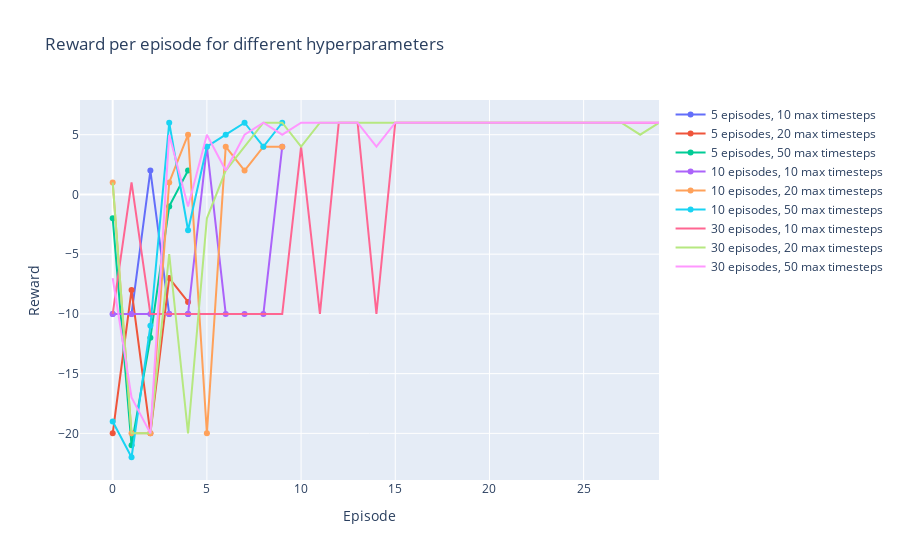

The notebook cell saved with this chart:
### Markdown cell above
The best trial achieved a negative value of -5.874, which is the objective function that the hyperparameter optimization algorithm minimized. The optimal hyperparameters found by the algorithm were alpha=0.490, gamma=0.5, epsilon=0.015, num_episodes=1000, and max_timesteps=500.

After training the agent with the best hyperparameters, it was tested over 200 episodes, and the results were as follows: the average reward obtained was 5.6, the standard deviation of rewards was 2.328, the minimum reward achieved was -14, and the maximum reward obtained was 6. These results indicate that the agent was able to learn the task successfully, as the average reward was positive and relatively high, and the standard deviation was relatively low. However, there was still some variance in the rewards obtained, as indicated by the range between the minimum and maximum rewards. Overall, the results show that the hyperparameter optimization algorithm was able to find a good set of hyperparameters that allowed the agent to perform well in the task.

### Code cell
import plotly.graph_objs as go

# Plot results for different hyperparameters
num_episodes = [5, 10, 30]
max_timesteps = [10, 20, 50]
data = []

for i, n in enumerate(num_episodes):
    for j, m in enumerate(max_timesteps):
        agent = SARSAAgent(env.action_space, env.observation_space,
                           alpha=best_alpha, gamma=best_gamma, epsilon=best_epsilon)
        rewards = []
        for k in range(n):
            obs = env.reset()
            done = False
            episode_reward = 0
            for l in range(m):
                action = agent.act(obs, episode_reward, done)
                next_obs, reward, done, _ = env.step(action)
                next_action = agent.act(next_obs, reward, done)
                agent.learn(obs, action, reward, next_obs, next_action, done)
                obs = next_obs
                episode_reward += reward
                if done:
                    break
            rewards.append(episode_reward)

        # Create trace for each hyperparameter combination
        trace = go.Scatter(
            x=list(range(n)),
            y=rewards,
            name=f"{n} episodes, {m} max timesteps"
        )

        # Append trace to data list
        data.append(trace)

# Set layout for plot
layout = go.Layout(
    title="Reward per episode for different hyperparameters",
    xaxis=dict(title="Episode"),
    yaxis=dict(title="Reward")
)

# Create figure object
fig = go.Figure(data=data, layout=layout)

# Show plot
fig.show()

### Figure 1 — Plotly figure (JSON) as saved in the notebook; plotly's stock layout.template omitted (floating-point values rounded to 4 significant figures)
{"data": [{"name": "5 episodes, 10 max timesteps", "type": "scatter", "x": [0, 1, 2, 3, 4], "y": [-10, -10, 2, -10, -10]}, {"name": "5 episodes, 20 max timesteps", "type": "scatter", "x": [0, 1, 2, 3, 4], "y": [-20, -8, -20, -7, -9]}, {"name": "5 episodes, 50 max timesteps", "type": "scatter", "x": [0, 1, 2, 3, 4], "y": [-2, -21, -12, -1, 2]}, {"name": "10 episodes, 10 max timesteps", "type": "scatter", "x": [0, 1, 2, 3, 4, 5, 6, 7, 8, 9], "y": [-10, -10, -10, -10, -10, 4, -10, -10, -10, 4]}, {"name": "10 episodes, 20 max timesteps", "type": "scatter", "x": [0, 1, 2, 3, 4, 5, 6, 7, 8, 9], "y": [1, -20, -20, 1, 5, -20, 4, 2, 4, 4]}, {"name": "10 episodes, 50 max timesteps", "type": "scatter", "x": [0, 1, 2, 3, 4, 5, 6, 7, 8, 9], "y": [-19, -22, -11, 6, -3, 4, 5, 6, 4, 6]}, {"name": "30 episodes, 10 max timesteps", "type": "scatter", "x": [0, 1, 2, 3, 4, 5, 6, 7, 8, 9, 10, 11, 12, 13, 14, 15, 16, 17, 18, 19, 20, 21, 22, 23, 24, 25, 26, 27, 28, 29], "y": [-10, 1, -10, -10, -10, -10, -10, -10, -10, -10, 4, -10, 6, 6, -10, 6, 6, 6, 6, 6, 6, 6, 6, 6, 6, 6, 6, 6, 6, 6]}, {"name": "30 episodes, 20 max timesteps", "type": "scatter", "x": [0, 1, 2, 3, 4, 5, 6, 7, 8, 9, 10, 11, 12, 13, 14, 15, 16, 17, 18, 19, 20, 21, 22, 23, 24, 25, 26, 27, 28, 29], "y": [1, -20, -20, -5, -20, -2, 2, 4, 6, 6, 4, 6, 6, 6, 6, 6, 6, 6, 6, 6, 6, 6, 6, 6, 6, 6, 6, 6, 5, 6]}, {"name": "30 episodes, 50 max timesteps", "type": "scatter", "x": [0, 1, 2, 3, 4, 5, 6, 7, 8, 9, 10, 11, 12, 13, 14, 15, 16, 17, 18, 19, 20, 21, 22, 23, 24, 25, 26, 27, 28, 29], "y": [-7, -17, -20, 5, -1, 5, 2, 5, 6, 5, 6, 6, 6, 6, 4, 6, 6, 6, 6, 6, 6, 6, 6, 6, 6, 6, 6, 6, 6, 6]}], "layout": {"title": {"text": "Reward per episode for different hyperparameters"}, "xaxis": {"title": {"text": "Episode"}}, "yaxis": {"title": {"text": "Reward"}}}}
